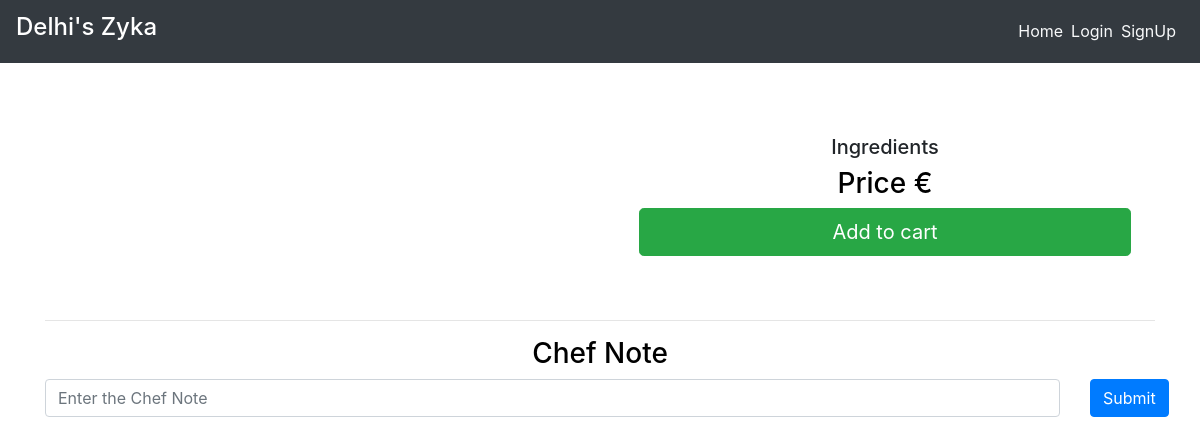
/dishes/foods, run on an earlier commit of the app's database.
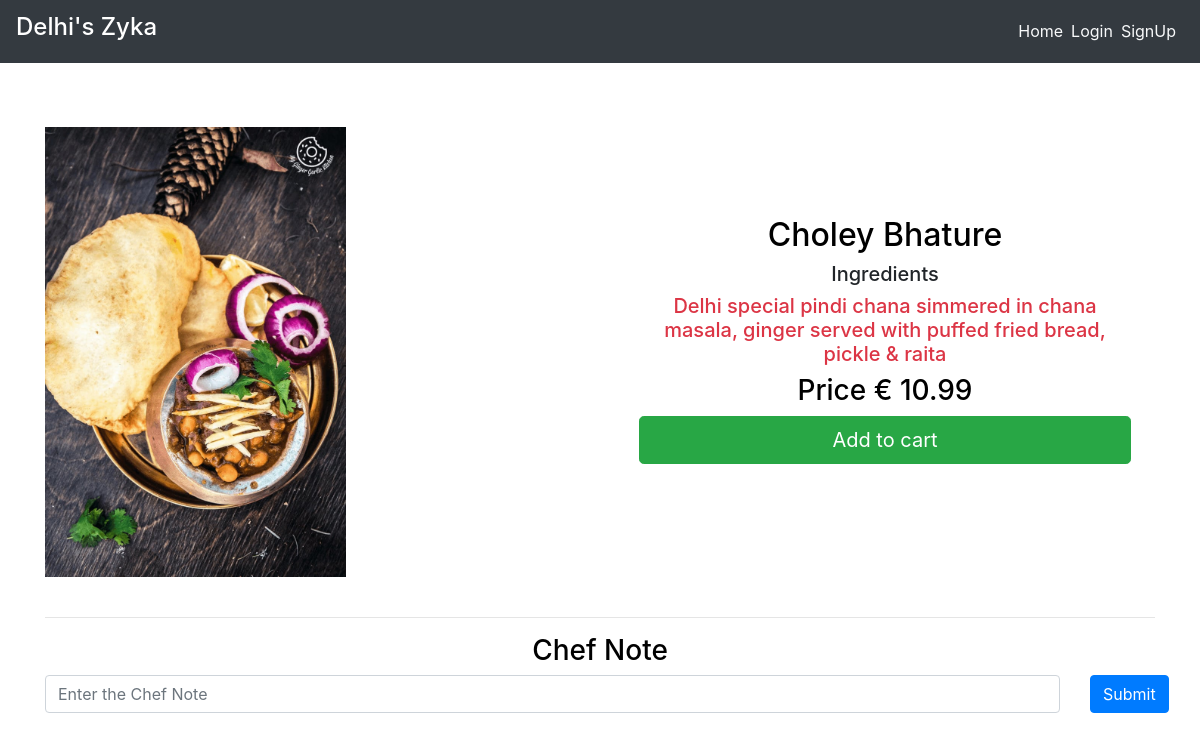
And on a later commit of the database.
### main/models.py (models this page shows, shortened)
class Item(models.Model):
    LABELS = (
        ('Best Selling Foods', 'Best Selling Foods'),
        ('New Food', 'New Food'),
        ('Spicy Foods🔥', 'Spicy Foods🔥'),
    )
    LABEL_COLOUR = (
        ('danger', 'danger'),
        ('success', 'success'),
        ('primary', 'primary'),
        ('info', 'info'),
        ('warning', 'warning'),
    )
    title = models.CharField(max_length=150)
    description = models.CharField(max_length=250,blank=True)
    price = models.FloatField()
    pieces = models.IntegerField(default=6)
    instructions = models.CharField(max_length=250,default="Available")
    image = models.ImageField(default='default.png', upload_to='images/')
    labels = models.CharField(max_length=25, choices=LABELS, blank=True)
    label_colour = models.CharField(max_length=15, choices=LABEL_COLOUR, blank=True)
    slug = models.SlugField(default="foods")
    created_by = models.ForeignKey(User, on_delete=models.CASCADE)

### main/views.py (the view)
# urls.py: path('dishes/<slug>', views.menuDetail, name='dishes'),
def menuDetail(request, slug):
    item = Item.objects.filter(slug=slug).first()
    reviews = Reviews.objects.filter(rslug=slug).order_by('-id')[:7]
    context = {
        'item' : item,
        'reviews' : reviews,
    }
    return render(request, 'main/dishes.html', context)

### main/templates/main/dishes.html (shortened to what this page needs)
{% extends "main/layout.html" %}
{% block content %}
<div class="dishes">
  <main class="mt-3 pt-4 main">
    <div class="container dark-grey-text">
      <div class="row wow fadeIn">
        <div class="col-md-6 mb-4">
          <img src="{{ item.image.url }}" class="img-fluid mt-4" alt="">
        </div>
        <div class="col-md-6 mb-4 information">
          <div class="p-4 content">
            <div class="mt-0">
                <h2>{{ item.title }}
                </h2>
            </div>
            <div class="lead">
              <h5> Ingredients </h5>
              {% if item.description %}
              <h5 class="text-center text-danger">{{ item.description }}</h5>
              {% endif %}
              <h3>Price  € {{ item.price }} </h3>
            </div>
            <a href="{% url 'main:add-to-cart' item.slug %}" class="btn btn-success btn-md my-0 p btn-lg">Add to cart</a>
          </div>
        </div>
      </div>
      <hr>
    </div>
  </main>
  <div class="container">
    <h3 class="text-center">Chef Note</h3>
    <form action="{% url 'main:add_reviews' %}" method="POST" class="mb-3">
      <div class="row">
        <div class="col-sm-11">
          <input type="text" name="review" class="form-control" placeholder="Enter the Chef Note ">
        </div>
        <div class="col-sm-1">
          <button type="submit" class="btn btn-primary">Submit</button>
        </div>
      </div>
    </form>
{% endblock content %}

What changed in the data, as far as the page shows it:
added Item: image (picture), title "Choley Bhature", description "Delhi special pindi chana simmered in chana masala, ginger served with puffed fried bread, pickle & raita", price "10.99"
